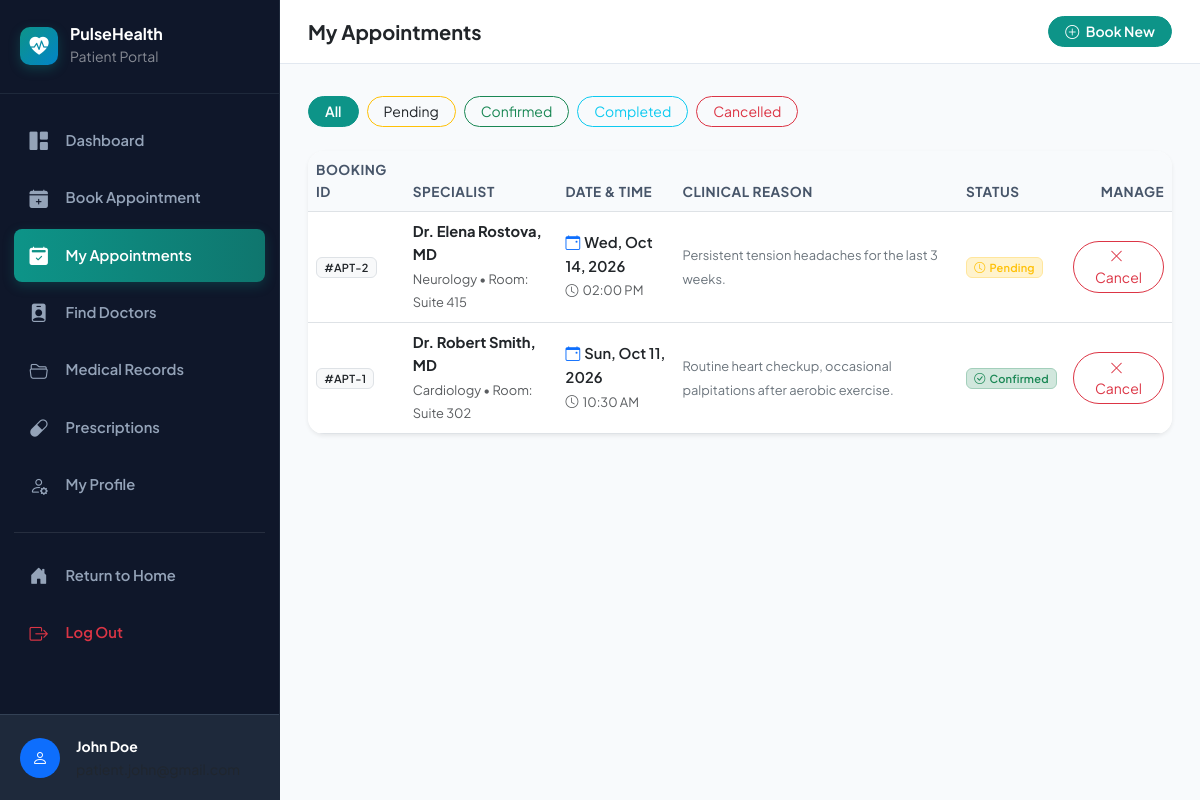
Screenshot of /patient/appointments.php (signed in) with the database file from the repository.
### tables this page shows
CREATE TABLE IF NOT EXISTS `appointments` (
    `id` INT AUTO_INCREMENT PRIMARY KEY,
    `patient_id` INT NOT NULL,
    `doctor_id` INT NOT NULL,
    `appointment_date` DATE NOT NULL,
    `appointment_time` TIME NOT NULL,
    `reason` TEXT NOT NULL,
    `status` ENUM('Pending', 'Confirmed', 'Completed', 'Cancelled') DEFAULT 'Pending',
    `created_at` TIMESTAMP DEFAULT CURRENT_TIMESTAMP,
    FOREIGN KEY (`patient_id`) REFERENCES `patients`(`id`) ON DELETE CASCADE,
    FOREIGN KEY (`doctor_id`) REFERENCES `doctors`(`id`) ON DELETE CASCADE
);

CREATE TABLE IF NOT EXISTS `doctors` (
    `id` INT AUTO_INCREMENT PRIMARY KEY,
    `user_id` INT NOT NULL,
    `full_name` VARCHAR(100) NOT NULL,
    `specialization` VARCHAR(100) NOT NULL,
    `qualification` VARCHAR(100) NOT NULL,
    `phone` VARCHAR(20) NOT NULL,
    `room_no` VARCHAR(20) NOT NULL,
    `consultation_fee` DECIMAL(8, 2) NOT NULL DEFAULT 500.00,
    `bio` TEXT NULL,
    `available_days` VARCHAR(100) DEFAULT 'Mon - Fri, 09:00 AM - 05:00 PM',
    `created_at` TIMESTAMP DEFAULT CURRENT_TIMESTAMP,
    FOREIGN KEY (`user_id`) REFERENCES `users`(`id`) ON DELETE CASCADE
);

### patient/appointments.php (the view, shortened to what this page needs)
<?php
require_once __DIR__ . '/../config/db.php';
$patientId = $_SESSION['patient_id'] ?? 0;
$filter = sanitize($_GET['status'] ?? 'all');
$appointments = [];
try {
    $sql = "
        SELECT a.*, d.full_name AS doctor_name, d.specialization, d.room_no, d.consultation_fee, d.phone AS doctor_phone
        FROM appointments a
        JOIN doctors d ON a.doctor_id = d.id
        WHERE a.patient_id = ?
    ";
    $params = [$patientId];
    $sql .= " ORDER BY a.appointment_date DESC, a.appointment_time DESC";
    $stmt = $pdo->prepare($sql);
    $stmt->execute($params);
    $appointments = $stmt->fetchAll();
} catch (Exception $e) {
}
include __DIR__ . '/../includes/header.php';
?>
<div class="portal-wrapper">
    <?php include __DIR__ . '/sidebar.php'; ?>
    <div class="portal-content">
        <header class="portal-topbar">
            <div class="d-flex align-items-center gap-3">
                <h5 class="mb-0 fw-bold text-dark">My Appointments</h5>
            </div>
            <a href="book-appointment.php" class="btn btn-sm btn-primary rounded-pill px-3">
                <i class="bi bi-plus-circle me-1"></i> Book New
            </a>
        </header>
        <main class="portal-main">
            <div class="d-flex flex-wrap gap-2 mb-4">
                <a href="appointments.php?status=all" class="btn btn-sm <?= $filter === 'all' ? 'btn-primary' : 'btn-outline-secondary' ?> rounded-pill px-3">All</a>
                <a href="appointments.php?status=pending" class="btn btn-sm <?= $filter === 'pending' ? 'btn-warning text-dark' : 'btn-outline-warning text-dark' ?> rounded-pill px-3">Pending</a>
                <a href="appointments.php?status=confirmed" class="btn btn-sm <?= $filter === 'confirmed' ? 'btn-success' : 'btn-outline-success' ?> rounded-pill px-3">Confirmed</a>
                <a href="appointments.php?status=completed" class="btn btn-sm <?= $filter === 'completed' ? 'btn-info text-white' : 'btn-outline-info' ?> rounded-pill px-3">Completed</a>
                <a href="appointments.php?status=cancelled" class="btn btn-sm <?= $filter === 'cancelled' ? 'btn-danger' : 'btn-outline-danger' ?> rounded-pill px-3">Cancelled</a>
            </div>
            <div class="card border-0 shadow-sm rounded-4 overflow-hidden">
                <div class="table-responsive">
                    <table class="table table-hover align-middle mb-0">
                        <thead>
                            <tr>
                                <th>Booking ID</th>
                                <th>Specialist</th>
                                <th>Date & Time</th>
                                <th>Clinical Reason</th>
                                <th>Status</th>
                                <th class="text-end">Manage</th>
                            </tr>
                        </thead>
                        <tbody>
                            <?php if (!empty($appointments)): ?>
                                <?php foreach ($appointments as $apt): ?>
                                    <tr>
                                        <td>
                                            <span class="badge bg-light text-dark border">#APT-<?= $apt['id'] ?></span>
                                        </td>
                                        <td>
                                            <div class="fw-bold text-dark"><?= htmlspecialchars($apt['doctor_name']) ?></div>
                                            <small class="text-muted"><?= htmlspecialchars($apt['specialization']) ?> &bull; Room: <?= htmlspecialchars($apt['room_no']) ?></small>
                                        </td>
                                        <td>
                                            <div class="fw-semibold text-dark"><i class="bi bi-calendar-event text-primary me-1"></i><?= date('D, M d, Y', strtotime($apt['appointment_date'])) ?></div>
                                            <small class="text-muted"><i class="bi bi-clock text-muted me-1"></i><?= date('h:i A', strtotime($apt['appointment_time'])) ?></small>
                                        </td>
                                        <td>
                                            <span class="small text-secondary"><?= htmlspecialchars($apt['reason']) ?></span>
                                        </td>
                                        <td>
                                            <?= getStatusBadge($apt['status']) ?>
                                        </td>
                                        <td class="text-end">
                                            <?php if ($apt['status'] === 'Pending' || $apt['status'] === 'Confirmed'): ?>
                                                <form method="POST" action="appointments.php" class="d-inline" onsubmit="return confirm('Do you wish to cancel Appointment #APT-<?= $apt['id'] ?>?');">
                                                    <button type="submit" class="btn btn-sm btn-outline-danger rounded-pill px-3">
                                                        <i class="bi bi-x-lg me-1"></i>Cancel
                                                    </button>
                                                </form>
                                            <?php else: ?>
                                                <span class="badge bg-light text-muted border">Completed / Void</span>
                                            <?php endif; ?>
                                        </td>
                                    </tr>
                                <?php endforeach; ?>
                            <?php endif; ?>
                        </tbody>
                    </table>
                </div>
            </div>
        </main>
    </div>
</div>
</body>
</html>

### config/db.php (shortened to what this page needs)
<?php
function sanitize($data) {
    return htmlspecialchars(trim($data), ENT_QUOTES, 'UTF-8');
}
function getStatusBadge($status) {
    switch (strtolower($status)) {
        case 'confirmed':
            return '<span class="badge bg-success-subtle text-success border border-success-subtle"><i class="bi bi-check-circle me-1"></i>Confirmed</span>';
        case 'pending':
            return '<span class="badge bg-warning-subtle text-warning border border-warning-subtle"><i class="bi bi-clock me-1"></i>Pending</span>';
    }
}

### assets/css/style.css (style rules this page uses)
:root { --primary: #0d9488; --primary-dark: #0f766e; --primary-light: #ccfbf1; --secondary: #0284c7; --secondary-dark: #0369a1; --accent: #f59e0b; --danger: #ef4444; --success: #10b981; --bg-main: #f8fafc; --card-bg: #ffffff; --text-dark: #0f172a; --text-muted: #64748b; --border-color: #e2e8f0; --radius-sm: 8px; --radius-md: 14px; --radius-lg: 20px; --shadow-sm: 0 1px 3px rgba(15, 23, 42, 0.06); --shadow-md: 0 4px 20px -2px rgba(15, 23, 42, 0.08); --shadow-lg: 0 12px 30px -4px rgba(15, 23, 42, 0.12); --transition: all 0.25s cubic-bezier(0.16, 1, 0.3, 1); }
body { font-family: 'Plus Jakarta Sans', -apple-system, BlinkMacSystemFont, "Segoe UI", Roboto, sans-serif; background-color: var(--bg-main); color: var(--text-dark); margin: 0; padding: 0; overflow-x: hidden; line-height: 1.6; }
.portal-wrapper { display: flex; min-height: 100vh; background: var(--bg-main); }
.portal-content { flex-grow: 1; display: flex; flex-direction: column; overflow-x: hidden; }
.portal-topbar { background: #ffffff; border-bottom: 1px solid var(--border-color); padding: 1rem 1.75rem; display: flex; align-items: center; justify-content: space-between; }
.portal-main { padding: 2rem 1.75rem; flex-grow: 1; }
.btn-primary { background-color: var(--primary); border-color: var(--primary); font-weight: 600; }
.table th { font-weight: 700; color: #475569; font-size: 0.85rem; text-transform: uppercase; letter-spacing: 0.5px; background-color: #f8fafc; }
.table td { vertical-align: middle; font-size: 0.92rem; }
.badge { font-weight: 600; letter-spacing: 0.2px; }

### rows the page displays
appointments: id "2", doctor.full_name "Dr. Elena Rostova, MD", doctor.specialization "Neurology", doctor.room_no "Suite 415", appointment_date "Wed, Oct 14, 2026", appointment_time "02:00 PM", reason "Persistent tension headaches for the last 3 weeks.", status "Pending" (drawn)
appointments: id "1", doctor.full_name "Dr. Robert Smith, MD", doctor.specialization "Cardiology", doctor.room_no "Suite 302", appointment_date "Sun, Oct 11, 2026", appointment_time "10:30 AM", reason "Routine heart checkup, occasional palpitations after aerobic exercise.", status "Confirmed" (drawn)

### other values shown
APP_NAME "PulseHealth"
$patientName "John Doe"
